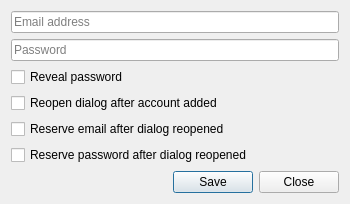
<?xml version="1.0" encoding="UTF-8"?>
<ui version="4.0">
 <class>AddAccountDialog</class>
 <widget class="QDialog" name="AddAccountDialog">
  <property name="geometry">
   <rect>
    <x>0</x>
    <y>0</y>
    <width>350</width>
    <height>202</height>
   </rect>
  </property>
  <property name="windowTitle">
   <string>Import Account Dialog</string>
  </property>
  <layout class="QFormLayout" name="formLayout">
   <item row="0" column="0" colspan="2">
    <widget class="QLineEdit" name="lineEditEmail">
     <property name="inputMethodHints">
      <set>Qt::ImhEmailCharactersOnly</set>
     </property>
     <property name="placeholderText">
      <string>Email address</string>
     </property>
    </widget>
   </item>
   <item row="1" column="0" colspan="2">
    <widget class="QLineEdit" name="lineEditPassword">
     <property name="placeholderText">
      <string>Password</string>
     </property>
    </widget>
   </item>
   <item row="2" column="0" colspan="2">
    <widget class="QCheckBox" name="checkBoxRevealPassword">
     <property name="text">
      <string>Reveal password</string>
     </property>
    </widget>
   </item>
   <item row="3" column="0" colspan="2">
    <widget class="QCheckBox" name="checkBoxReopen">
     <property name="text">
      <string>Reopen dialog after account added</string>
     </property>
    </widget>
   </item>
   <item row="5" column="0" colspan="2">
    <widget class="QCheckBox" name="checkBoxReservePassword">
     <property name="text">
      <string>Reserve password after dialog reopened</string>
     </property>
    </widget>
   </item>
   <item row="6" column="0" colspan="2">
    <widget class="QDialogButtonBox" name="buttonBox">
     <property name="orientation">
      <enum>Qt::Horizontal</enum>
     </property>
     <property name="standardButtons">
      <set>QDialogButtonBox::Close|QDialogButtonBox::Save</set>
     </property>
    </widget>
   </item>
   <item row="4" column="0" colspan="2">
    <widget class="QCheckBox" name="checkBoxReserveEmail">
     <property name="text">
      <string>Reserve email after dialog reopened</string>
     </property>
    </widget>
   </item>
  </layout>
 </widget>
 <resources/>
 <connections>
  <connection>
   <sender>buttonBox</sender>
   <signal>accepted()</signal>
   <receiver>AddAccountDialog</receiver>
   <slot>accept()</slot>
   <hints>
    <hint type="sourcelabel">
     <x>248</x>
     <y>254</y>
    </hint>
    <hint type="destinationlabel">
     <x>157</x>
     <y>274</y>
    </hint>
   </hints>
  </connection>
  <connection>
   <sender>buttonBox</sender>
   <signal>rejected()</signal>
   <receiver>AddAccountDialog</receiver>
   <slot>reject()</slot>
   <hints>
    <hint type="sourcelabel">
     <x>316</x>
     <y>260</y>
    </hint>
    <hint type="destinationlabel">
     <x>286</x>
     <y>274</y>
    </hint>
   </hints>
  </connection>
 </connections>
</ui>
